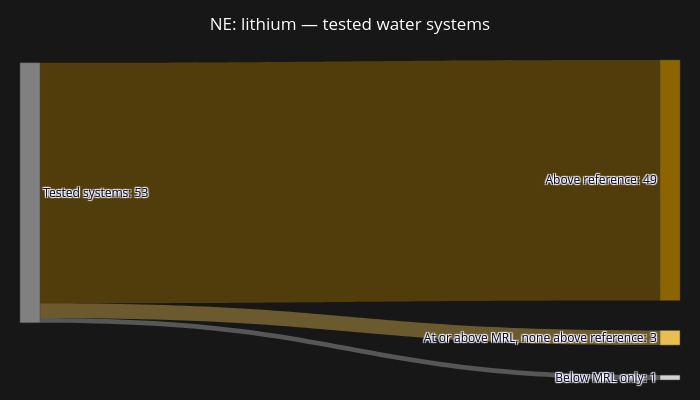

Here is the notebook cell this chart was saved with:
### Markdown cell above
### Sankey (new chart type)

The final chart is a Sankey showing the breakdown of systems by state categorized by if the system has had no above MRL or Ref measurements in the two year period, at least one measurement at or above MRL but not above Ref, or at least one measurement above ref. The intention of this chart is to show a view of the breakdown of a state's public water systems to pair with the above map data. While the map shows percentages of systems in the above ref category this will then let you drill down to see how we get to those numbers based on system counts. This also shows actual system counts instead of a percentage which gives an insight into the amount of PWS's a state has. 

I first tried to show this data with a waffle chart where each square was a PWS however due to the fact that states have vastly different counts of PWS's the visual would not work for states with very high counts or very low counts. For this reason I switched to a Sankey as it scales with the varying system counts better while still showing a breakdown well. 

This does not show what specific systems fall into each category and do not factor in the impact a specific system may have in terms of the amount of people it serves. It is worth noting as well that these categories represent a snapshot window of monitoring and that continuous collecting and measuring could change this data. This also does not factor in when the measurement was made which means it should not be used as a current status of a state's PWS's.

This chart type is uniquely well suited to this situation in a way other charts would not be by quickly allowing the user to understand the breakdown of these three distinct categories while also scaling to a highly variable data set. The streams show an immediate summary of the public water systems within a state in a way where the visualization adds to the understanding of the data.

### Code cell
state = "NE"
contaminant = "lithium"

row = state_summary[
    (state_summary["State"] == state) &
    (state_summary["Contaminant"] == contaminant)
].iloc[0]

total = int(row["TotalPWS"])
at_or_above = int(row["AtOrAboveMRLPWS"])
below = total - at_or_above

labels = [
    f"All tested systems: {total:,}",
    f"Below MRL only: {below:,} ({below / total:.1%})",
    f"At or above MRL: {at_or_above:,} ({at_or_above / total:.1%})"
]

source = [0, 0]
target = [1, 2]
values = [below, at_or_above]
colors = ["gray", "lightgray", "goldenrod"]

# Add the reference breakdown when a cutoff is available
if pd.notna(row["AboveRefPWS"]):
    above_ref = int(row["AboveRefPWS"])
    mrl_only = at_or_above - above_ref

    labels += [
        f"None above reference: {mrl_only:,} ({mrl_only / total:.1%})",
        f"Above reference: {above_ref:,} ({above_ref / total:.1%})"
    ]

    source += [2, 2]
    target += [3, 4]
    values += [mrl_only, above_ref]
    colors += ["#E8BE50", "#8C6500"]

fig = go.Figure(go.Sankey(
    node=dict(
        label=[
            f"Tested systems: {total}",
            f"Below MRL only: {below}",
            f"At or above MRL, none above reference: {mrl_only}",
            f"Above reference: {above_ref}"
        ],
        color=["gray", "lightgray", "#E8BE50", "#8C6500"],
        pad=30,
        thickness=20
    ),
    link=dict(
        source=[0, 0, 0],
        target=[1, 2, 3],
        value=[below, mrl_only, above_ref],
        color=[
            "rgba(180,180,180,0.4)",
            "rgba(232,190,80,0.4)",
            "rgba(140,101,0,0.5)"
        ]
    )
))

fig.update_layout(
    title=f"{state}: {contaminant} — tested water systems",
    height=400,
    width=700,
    margin=dict(l=20, r=20, t=60, b=20),
    paper_bgcolor="#171717",
    font_color="white"
)

fig.show()

### Figure 1 — Plotly figure (JSON) as saved in the notebook; plotly's stock layout.template omitted (floating-point values rounded to 4 significant figures)
{"data": [{"link": {"color": ["rgba(180,180,180,0.4)", "rgba(232,190,80,0.4)", "rgba(140,101,0,0.5)"], "source": [0, 0, 0], "target": [1, 2, 3], "value": [1, 3, 49]}, "node": {"color": ["gray", "lightgray", "#E8BE50", "#8C6500"], "label": ["Tested systems: 53", "Below MRL only: 1", "At or above MRL, none above reference: 3", "Above reference: 49"], "pad": 30, "thickness": 20}, "type": "sankey"}], "layout": {"font": {"color": "white"}, "height": 400, "margin": {"b": 20, "l": 20, "r": 20, "t": 60}, "paper_bgcolor": "#171717", "title": {"text": "NE: lithium — tested water systems"}, "width": 700}}
